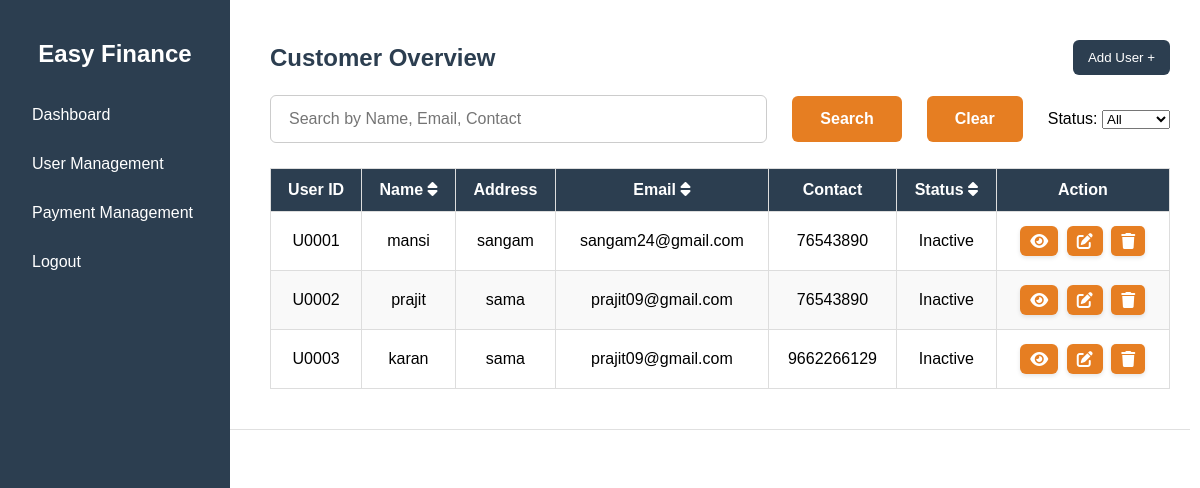
Page /users (signed in) on the earlier database version.
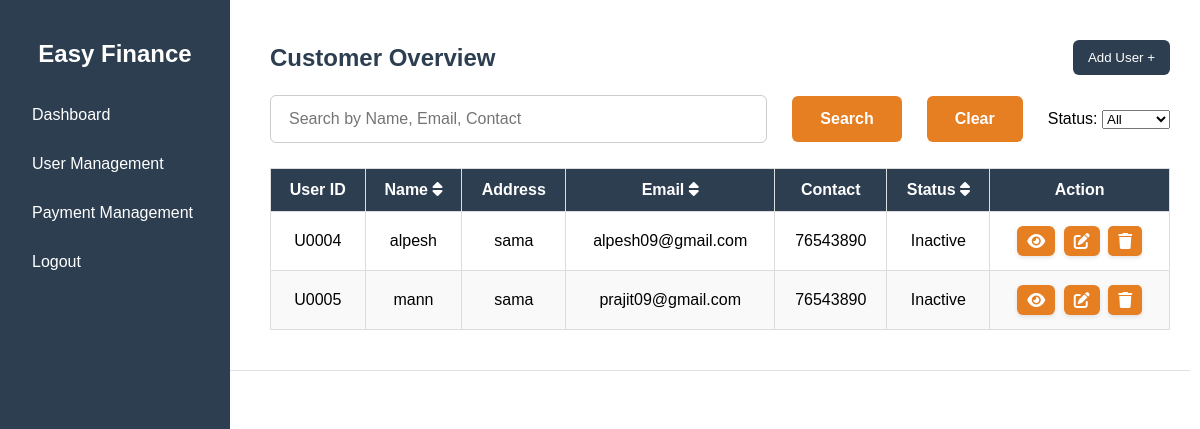
Same page on the later database version.
### finance/models.py (models this page shows)
class Customer(db.Model):
    __tablename__ = 'customer'
    id = db.Column(db.Integer, primary_key=True)
    user_id = db.Column(db.String(20), unique=True, nullable=False)
    name = db.Column(db.String(150), nullable=False)
    address = db.Column(db.String(255), nullable=False)
    email = db.Column(db.String(150), nullable=False)
    contact = db.Column(db.String(50), nullable=False)
    status = db.Column(db.String(20), nullable=False)
    id_proof = db.Column(db.String(255), nullable=True)
    photo = db.Column(db.String(255), nullable=True)
    date = db.Column(db.DateTime, server_default=db.func.now(), nullable=False)

### finance/dashboard/routes.py (the view, shortened to what this page needs)
@dashboard_bp.route("/users", methods=["GET", "POST"])
@login_required
def users():
    customers = Customer.query.all()
    users = [{
        "user_id": c.user_id,
        "name": c.name,
        "address": c.address,
        "email": c.email,
        "contact": c.contact,
        "status": c.status,
        "id_proof": c.id_proof or "",
        "photo": c.photo or "",
    } for c in customers]
    return render_template("dashboard/users.html", users=users)

### finance/__init__.py (called while the page is built)
@login_manager.user_loader
def load_user(user_id):
    return User.query.get(int(user_id))

### finance/templates/dashboard/users.html (shortened to what this page needs)
{% extends "base.html" %}
{% block content %}
<div class="user-management-content">
    <div class="user-management-header">
        <h1 class="heading">Customer Overview</h1>
        <button id="addUserBtn">Add User +</button>
    </div>
    <div class="search-container">
        <input type="text" id="searchInput" placeholder="Search by Name, Email, Contact">
        <button id="searchBtn">Search</button>
        <button id="clearSearchBtn">Clear</button>
        <label>Status:
        <select id="statusFilter">
            <option value="">All</option>
        </select>
    </label>
    </div>
    <table class="user-table" id="userTable">
        <thead>
            <tr>
                <th>User ID</th>
                 <th id="sortName" class="sortable">Name <i class="fa-solid fa-sort"></i></th>
                <th>Address</th>
                <th id="sortEmail" class="sortable">Email <i class="fa-solid fa-sort"></i></th>
                <th>Contact</th>
                <th id="sortStatus" class="sortable">Status <i class="fa-solid fa-sort"></i></th>
                <th>Action</th>
            </tr>
        </thead>
        <tbody>
            {% for user in users %}
            <tr data-status="{{ user.status|lower }}" data-user-id="{{ user.user_id }}">
                <td>{{ user.user_id }}</td>
                <td>{{ user.name }}</td>
                <td>{{ user.address }}</td>
                <td>{{ user.email }}</td>
                <td>{{ user.contact }}</td>
                <td>{{ user.status }}</td>
                  <td>
                      <button class="action-btn view-btn" title="View Documents">
                          <i class="fas fa-eye"></i>
                      </button>
                      <button class="action-btn edit-btn" title="Edit User">
                          <i class="fas fa-edit"></i>
                      </button>
                      <button class="action-btn delete-btn" title="Delete User">
                          <i class="fas fa-trash"></i>
                      </button>
                  </td>
            </tr>
            {% endfor %}
        </tbody>
    </table>
</div>
<div id="userPagination" style="margin-top:20px; margin-bottom:20px;"></div>
{% endblock %}

### finance/templates/base.html (shortened to what this page needs)
<!DOCTYPE html>
<html lang="en">
<head>
    <link rel="stylesheet" href="{{ url_for('static', filename='css/style.css') }}">
    <link rel="stylesheet" href="https://cdnjs.cloudflare.com/ajax/libs/font-awesome/6.5.0/css/all.min.css">
</head>
<body>
    <div class="sidebar">
        <h2>Easy Finance</h2>
        {% if current_user.is_authenticated %}
            <ul class="sidebar-menu">
                <li><a href="{{ url_for('dashboard.dashboard') }}">Dashboard</a></li>
                <li><a href="{{ url_for('dashboard.users') }}">User Management</a></li>
                <li><a href="{{ url_for('dashboard.payment_management') }}">Payment Management</a></li>
                <li><a href="{{ url_for('auth.logout') }}">Logout</a></li>
            </ul>
        {% else %}
            <ul class="sidebar-menu">
                <li><a href="{{ url_for('auth.login') }}">Login</a></li>
                <li><a href="{{ url_for('auth.register') }}">Register</a></li>
            </ul>
        {% endif %}
    </div>
    <div class="main-content">
        {% block content %}{% endblock %}
    </div>
</body>
</html>

### finance/static/css/style.css (style rules this page uses)
#userPagination, #paymentPagination { display: flex; justify-content: center; align-items: center; gap: 10px; margin: 20px 0; padding: 15px 0; border-top: 1px solid #e0e0e0; }
body { margin: 0; font-family: Arial, sans-serif; }
.sidebar { width: 190px; background: #2c3e50; color: white; height: 100vh; padding: 20px; position: fixed; }
.sidebar h2 { text-align: center; margin-bottom: 30px; }
.sidebar ul { list-style: none; padding: 0; }
.sidebar ul li { margin: 15px 0; }
.sidebar ul li a { color: white; text-decoration: none; display: block; padding: 8px 12px; border-radius: 6px; }
.main-content { margin-left: 210px; padding: 20px; width: calc(100% - 240px); }
.user-management-content { margin-left: 20px; padding: 20px; }
.user-management-header { display: flex; justify-content: space-between; align-items: center; margin-bottom: 20px; }
.user-management-header .heading { color: #2c3e50; font-size: 24px; margin: 0; }
.search-container { display: flex; align-items: center; gap: 25px; margin-bottom: 25px; }
.search-container input { padding: 14px 18px; border: 1px solid #ccc; border-radius: 6px; outline: none; flex: 1; font-size: 16px; }
.search-container button { padding: 14px 28px; background-color:#e67e22 ; color: white; border: none; border-radius: 6px; cursor: pointer; font-size: 16px; font-weight: bold; }
#addUserBtn { padding: 10px 15px; background-color: #2c3e50; color: #fff; border: none; border-radius: 6px; cursor: pointer; }
.user-table { width: 100%; border-collapse: collapse; margin-top: 10px; }
.user-table th, .user-table td { border: 1px solid #ddd; padding: 12px; text-align:center; }
.user-table th { background-color: #2c3e50; color: white; }
.user-table tr:nth-child(even) { background-color: #f9f9f9; }
.action-btn { background-color: #e67e22; color: white; padding: 6px 10px; margin: 2px; border: none; border-radius: 6px; cursor: pointer; font-size: 16px; min-width: 30px; height: 30px; display: inline-flex; align-items: center; justify-content: center; transition: all 0.3s ease; box-shadow: 0 2px 4px rgba(0,0,0,0.1); }
.delete-btn { background-color:#e67e22; color: white; border: none; padding: 5px 10px; border-radius: 5px; cursor: pointer; }

Differences in the rows shown:
removed Customer: user_id "U0001", name "mansi", address "sangam", email "sangam24@gmail.com", contact "76543890", status "Inactive"
removed Customer: user_id "U0002", name "prajit", address "sama", email "prajit09@gmail.com", contact "76543890", status "Inactive"
removed Customer: user_id "U0003", name "karan", address "sama", email "prajit09@gmail.com", contact "9662266129", status "Inactive"
added Customer: user_id "U0004", name "alpesh", address "sama", email "alpesh09@gmail.com", contact "76543890", status "Inactive"
added Customer: user_id "U0005", name "mann", address "sama", email "prajit09@gmail.com", contact "76543890", status "Inactive"
